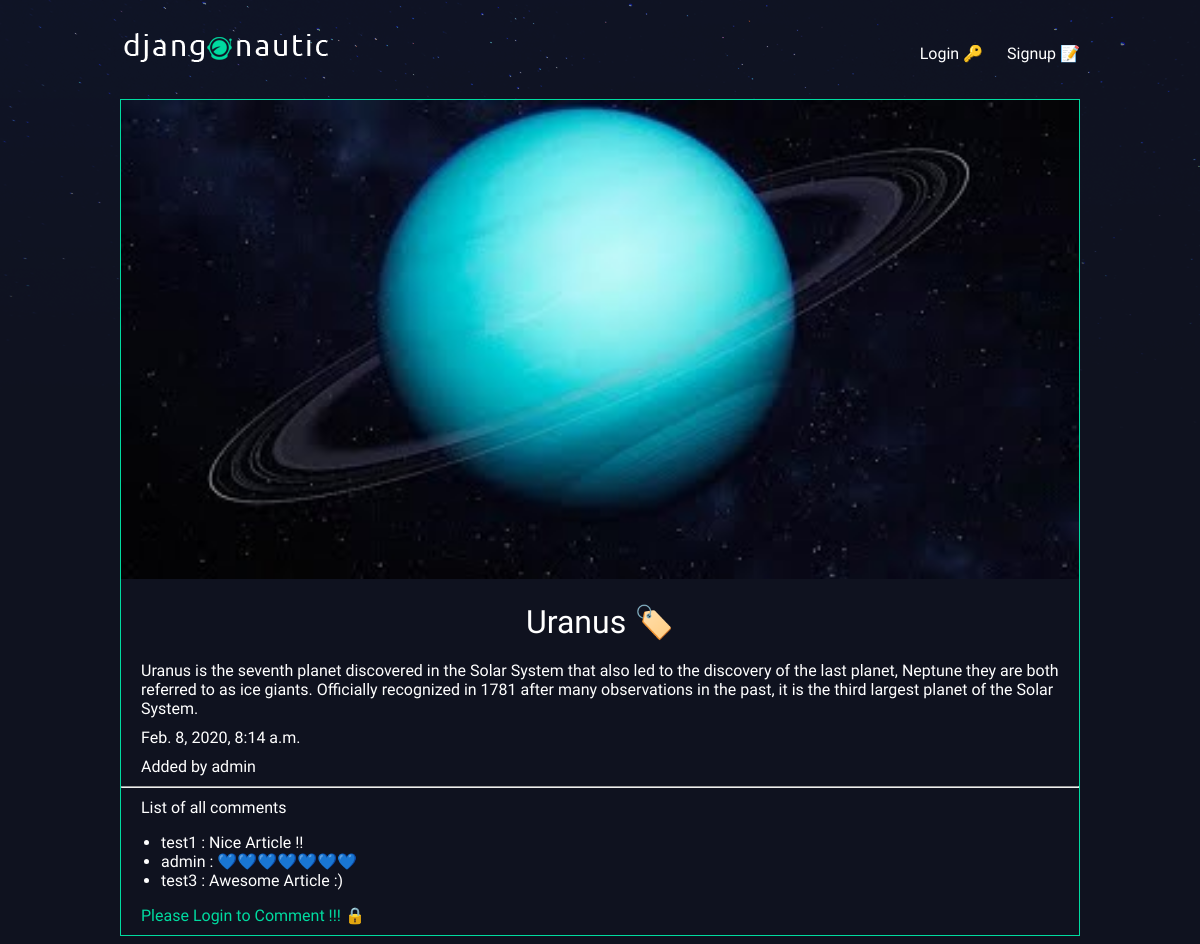
The page /articles/uranus/ on the database its author committed.
### articles/models.py (models this page shows, shortened)
class Article(models.Model):
    title = models.CharField(max_length=100)
    slug = models.SlugField()
    body = models.TextField()
    date = models.DateTimeField(auto_now_add=True)
    thumb = models.ImageField(default='default.png', blank=True)
    author = models.ForeignKey(User, on_delete=models.CASCADE, default=None)

class Comment(models.Model):
    article = ForeignKey(Article, on_delete=models.CASCADE)
    message = models.TextField()
    author = models.ForeignKey(User, on_delete=models.CASCADE, default=None)

### articles/views.py (the view)
# urls.py: path("<slug:slug>/", views.article_slug, name="slug")
def article_slug(request, slug):
    try:
        article = Article.objects.get(slug=slug)
        comments = article.comment_set.all()
        if request.method == 'POST':
            form = forms.AddComment(request.POST)
            if form.is_valid():
                comment = form.save(commit=False)
                comment.author = request.user
                comment.article = article
                comment.save()
                return redirect("articles:slug", slug=slug)
            user = request.user
        else:
            form = forms.AddComment()
        return render(request, "article_detail.html", {'article' : article, 'form' : form, 'comments' : comments})
    except:
        return redirect("articles:list")

### articles/templates/article_detail.html (shortened to what this page needs)
{% extends 'base_layout.html'%}
{% block content %}
<div class="article-detail">
    <div class="article">
        <img width='100%' src="{{ article.thumb.url }}">
        <h2>{{ article.title }} 🏷️</h2>
        <p>{{ article.body }}</p>
        <p>{{ article.date }}</p>
        <p>Added by {{ article.author }}</p>
        <hr>
        {% if comments|length >= 1 %}
            <p>List of all comments</p>
            <ul>
                {% for comment in comments %}
                    <li> {{ comment.author }} : {{ comment.message }}</li>
                {% endfor %}
            </ul>
        {% endif %}
        {% if user.is_authenticated %}
            <form class='comment' action="{% url 'articles:slug' article.slug %}" method="post">
                {% csrf_token %}
                {{ form }}
                <button type="submit">OK</button>
            </form>
        {% else %}
            <div class="comment">
                <p>Please Login to Comment !!! 🔒</p>
            </div>
        {% endif %}
    </div>
</div>
{% endblock %}

### assets/style.css (style rules this page uses)
body { background-color: #0f121f; background-image: url("stars.png"); background-repeat: no-repeat; color: #fff; }
body * { font-family: 'Kanit', sans-serif; }
h1, h2, h3, h4, h5 { font-weight: normal; margin: 0; }
.article { padding: 10px; border: 1px solid #00dba0; position: relative; padding-bottom: 40px; }
.article h2 { font-size: 1.2em; }
.article-detail .article { padding: 0; }
.article-detail .article img { max-width: 100%; }
.article-detail .article h2 { text-align: center; margin: 20px auto; font-size: 2em }
.article-detail .article p { margin: 10px 20px }
.comment p { margin: 10px 20px; color : #00dba0; }

### rows shown on the page
Article: thumb (picture), title "Uranus", body "Uranus is the seventh planet discovered in the Solar System that also led to the discovery of the last planet, Neptune they are both referred to as ice giants. Officially recognized in 1781 after many observations in the past, it is the third largest planet of the Solar System.", date "Feb. 8, 2020, 8:14 a.m.", author "admin"
Comment: author "test1", message "Nice Article !!"
Comment: author "admin", message "💙💙💙💙💙💙💙"
Comment: author "test3", message "Awesome Article :)"
